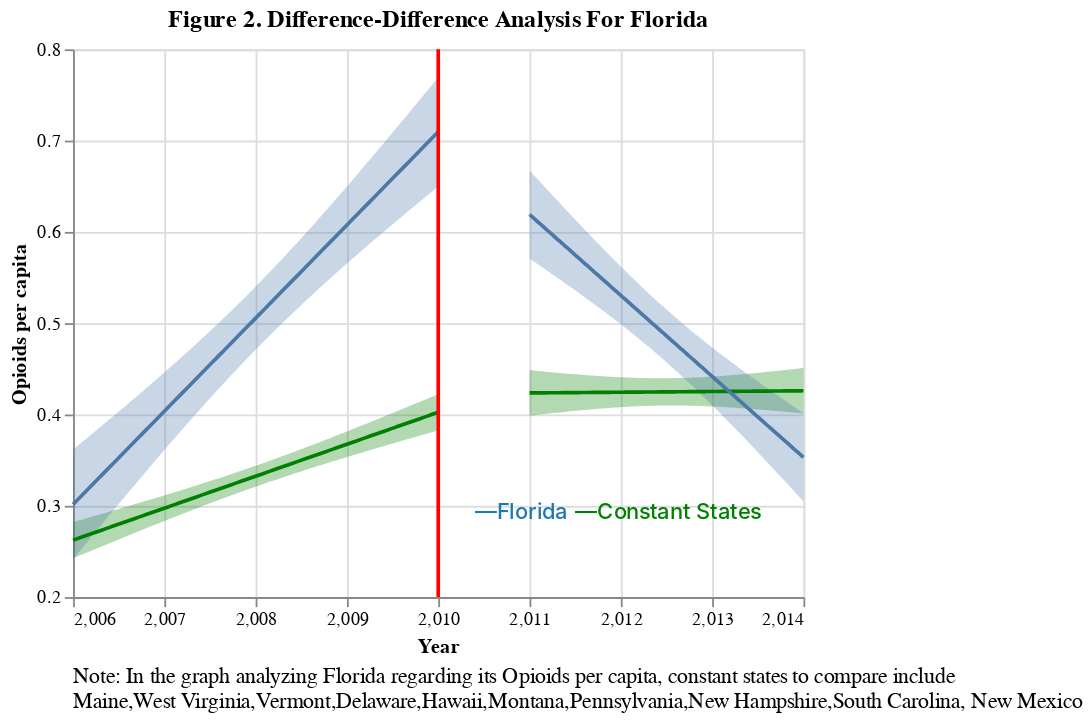

The notebook cell this image was saved under:
### Markdown cell above
> diff-diff opioids

### Code cell
xvar= "TRANSACTION_YEAR"
yvar="opioid_shipment_population_ratio"
analysis = "Figure 2. Difference-Difference Analysis For Florida"
target = "Opioids per capita"
state = "Florida"
constant_states = "Maine,West Virginia,Vermont,Delaware,Hawaii,Montana,Pennsylvania,New Hampshire,South Carolina, New Mexico"
chart = diff_diff(FL, yvar, xvar, 2010, analysis, target, state, constant_states)
chart
